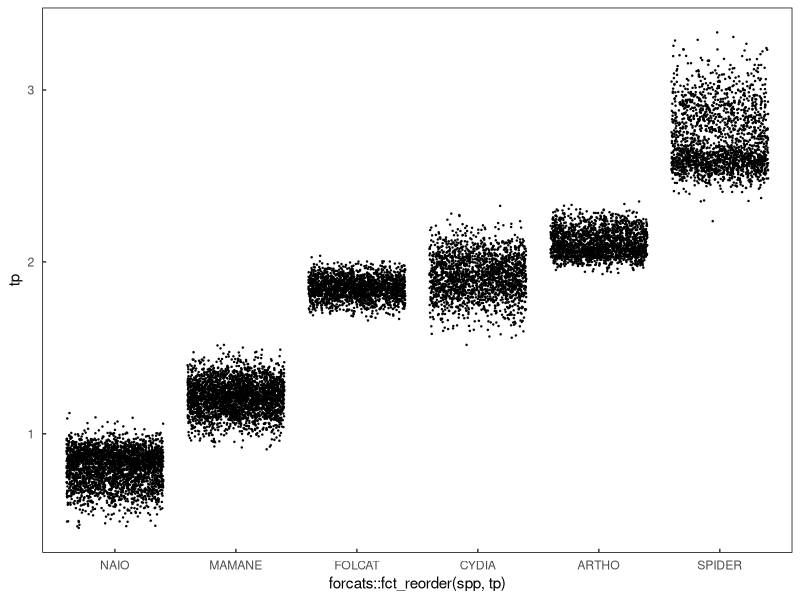
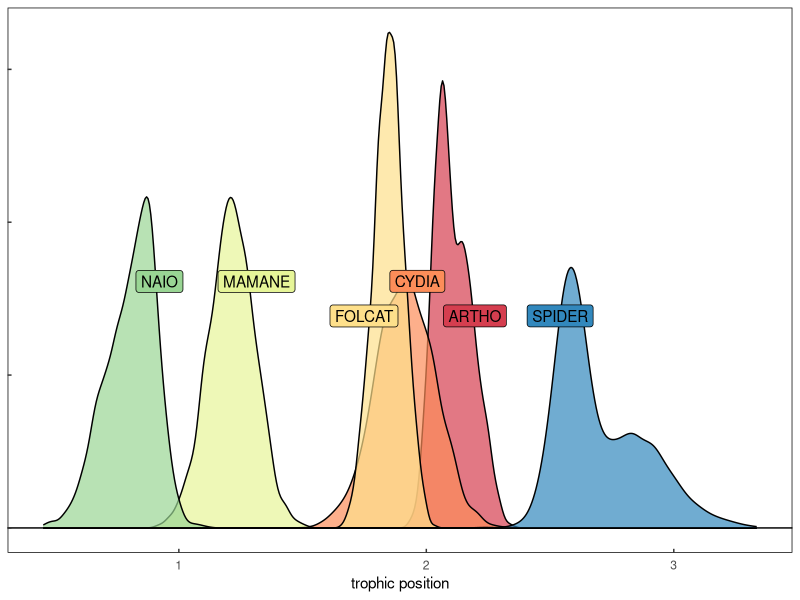
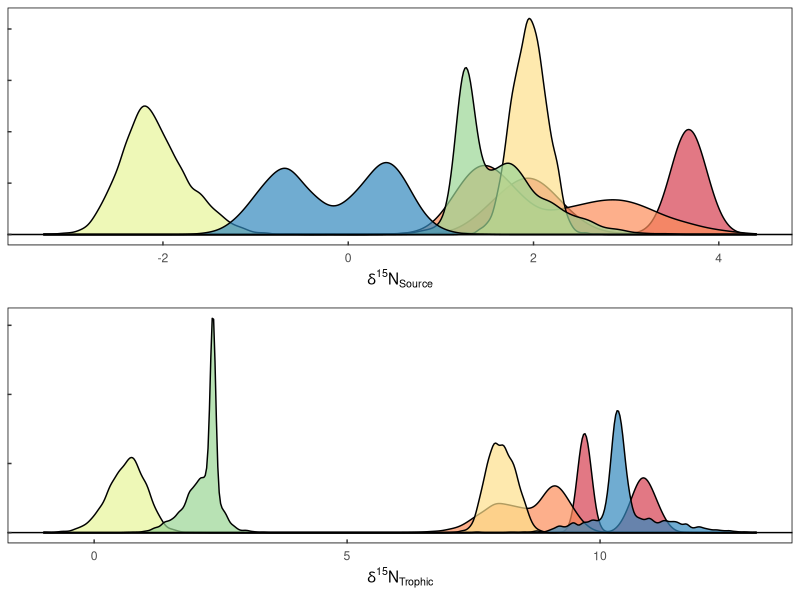
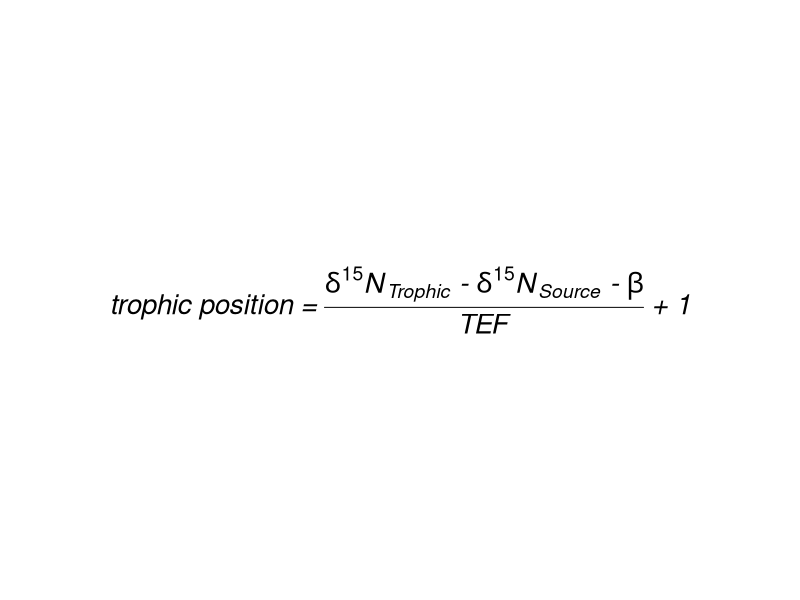
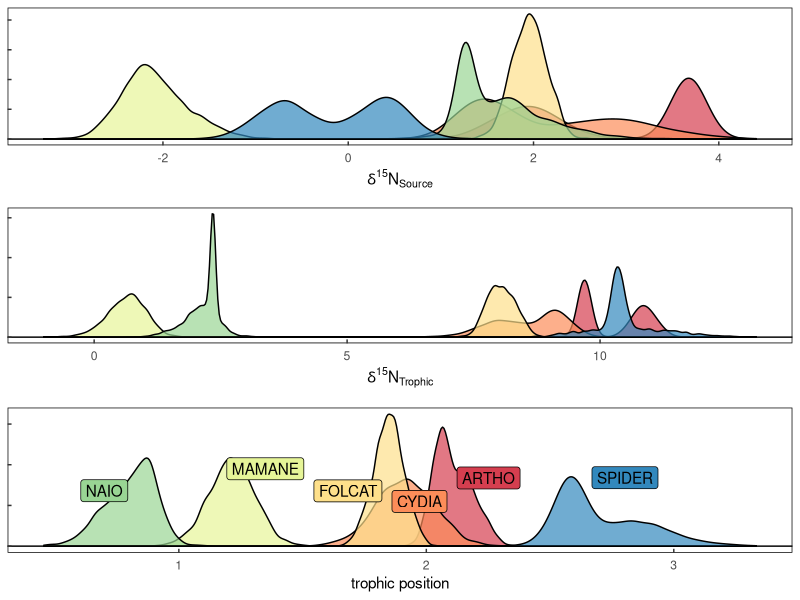
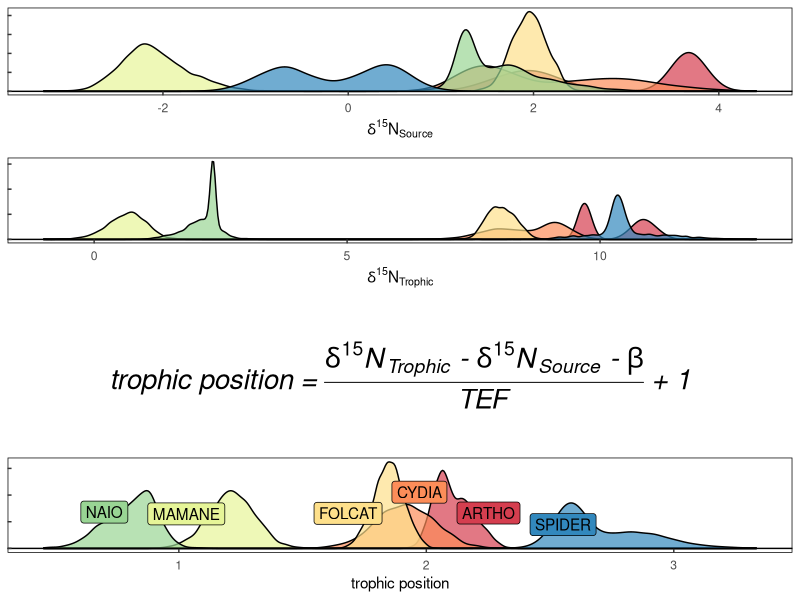
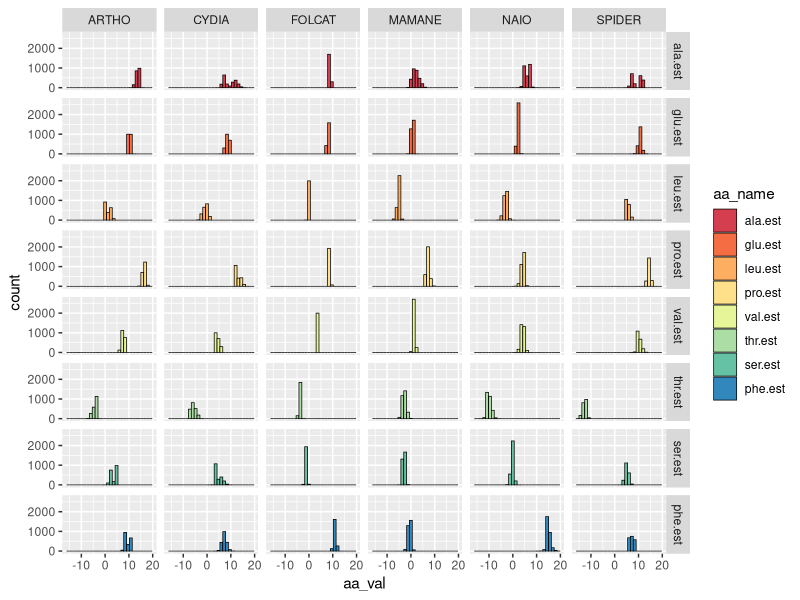
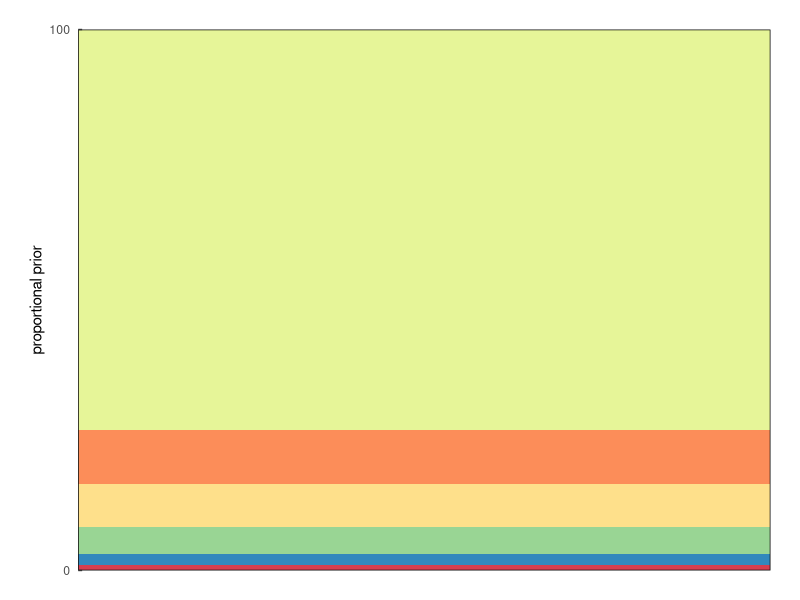

These charts were generated, in order, by the following R code:
library(tidyverse)
library(data.table)
library(ggbeeswarm)
library(ggrepel)

##############################
###  Custom ggPlot theme   ###
##############################
themeo <- ggplot2::theme_classic()+
  ggplot2::theme(strip.background = element_blank(),
                 axis.line = element_blank(),
                 axis.text.x = element_text(margin = margin( 0.2, unit = "cm")),
                 axis.text.y = element_text(margin = margin(c(1, 0.2), unit = "cm")),
                 axis.ticks.length=unit(-0.1, "cm"),
                 panel.border = element_rect(colour = "black", fill=NA, size=.5),
                 legend.title=element_blank(),
                 strip.text=element_text(hjust=0) )


# Read in prey item CSIA
data <- read.csv('data/palila_prey/palila_prey.csv')

# Beta calculation
# beta = difference between trophic acid and source acids in primary producers
# our primary producers are NAIO and MAMANE
data %>% 
  filter(value == "ave") %>% 
  filter(spp %in% c("NAIO","MAMANE")) %>% 
  select(
    # trophic AA
    glu, 
    # source AA
    phe,ser,thr, spp, ucdavis_id) %>% 
  group_by(spp) %>% 
  mutate(beta = glu - (phe+thr+ser) ) %>% 
  mutate(beta_mu = mean(beta) )


# #### # #### # #### # #### # #### 
# #### prey TL Estimation ####
# #### # #### # #### # #### # #### 
dataList = split(data, data$ucdavis_id) #split raw data up based on specimen ID

# Simulating additional observations given the SD defined in the lab results
# build function to generate 1000 TP estimates based on random draws from AA gaussian distributions
GetTP <- function(anID){
  
  num_of_draws = 1000
  
  # Chikaraishi standard is b = 8.4 TEF = 7.6
  # b =   2.1
  # TEF = 5.9
  
  # b below is derived from methods in Chikaraishi et al 2009, using difference between trp and src AAs in primary producers
  # Nielsen et al 2015 described multiple ways to derive TEF based on multiple AA data
  # we followed the guidance of both studies
  b =   1.6   
  TEF = 5.3
    
  # trophic amino acids
  ala.est<- rnorm(num_of_draws, mean = as.numeric(subset(anID, value == "ave", select = "ala")) , sd = as.numeric(subset(anID, value == "sd", select = "ala"))) # alanine
  glu.est<- rnorm(num_of_draws, mean = as.numeric(subset(anID, value == "ave", select = "glu")) , sd = as.numeric(subset(anID, value == "sd", select = "glu"))) # glutamic acid
  leu.est<- rnorm(num_of_draws, mean = as.numeric(subset(anID, value == "ave", select = "leu")) , sd = as.numeric(subset(anID, value == "sd", select = "leu"))) # leucine
  pro.est<- rnorm(num_of_draws, mean = as.numeric(subset(anID, value == "ave", select = "pro")) , sd = as.numeric(subset(anID, value == "sd", select = "pro"))) # pro
  val.est<- rnorm(num_of_draws, mean = as.numeric(subset(anID, value == "ave", select = "val")) , sd = as.numeric(subset(anID, value == "sd", select = "val"))) # v
  
  # source amino acids
  thr.est<- rnorm(num_of_draws, mean = as.numeric(subset(anID, value == "ave", select = "thr")) , sd = as.numeric(subset(anID, value == "sd", select = "thr"))) # ser
  ser.est<- rnorm(num_of_draws, mean = as.numeric(subset(anID, value == "ave", select = "ser")) , sd = as.numeric(subset(anID, value == "sd", select = "ser"))) # ser
  phe.est<- rnorm(num_of_draws, mean = as.numeric(subset(anID, value == "ave", select = "phe")) , sd = as.numeric(subset(anID, value == "sd", select = "phe"))) # ser
  
  TPforID <- (((((glu.est)/1)) - ((thr.est+ser.est+phe.est)/3) - b)/TEF ) + 1  # function to estimate TP via source and trophic AA with constants 
  
  return(TPforID)
}


TPforID_all = lapply(dataList, GetTP )          # apply that function to each specimen
TPforID_all = reshape2::melt(TPforID_all)       # melt that dataframe
TPforID_all$L1 <- as.factor(TPforID_all$L1)                              
setnames(TPforID_all, old=c("L1","value"), new=c("ucdavis_id", "tp"))
data<-subset(data, value == "ave")
total<-merge(data,TPforID_all, by="ucdavis_id")

# jitterplot of TL estimates
ggplot(total, aes(x = forcats::fct_reorder(spp, tp), y = tp))+
  geom_point(size = .2, position = "jitter")+
  themeo 

#####################################
# Plotting amino acid density plots #
#####################################

density<-ggplot(data = total, aes(group = spp, x = tp, fill = spp, color = spp))+
  #geom_rect(xmin = -Inf, xmax = Inf, ymin = 0, ymax = 1, fill = 'dark green', alpha = .5)+
  
  geom_density(show.legend = F, alpha = .7, color = "black")+
  #geom_rug(alpha = .05,show.legend = F)+
  geom_hline(yintercept = 0, color = "black", size = .5)+
  geom_label_repel(data = total %>% dplyr::group_by(spp) %>% dplyr::summarise(median = median(tp)) , aes( x = median,y = 3, label = spp), color = "black",show.legend = F)+
  
  scale_fill_brewer(palette = "Spectral")+
  #scale_fill_manual(values = c("#908837","#8c5b2c","#cdb768","#8aa13e","#ab6129","#8f7752"))+
  #scale_color_manual(values = c("#908837","#8c5b2c","#cdb768","#8aa13e","#ab6129","#8f7752"))+
  themeo+
  theme(axis.title.y = element_blank(),
        axis.text.y = element_blank())+
  xlab("trophic position")

density


# density<-ggplot(data = total, aes(group = spp, x = tp, fill = spp), color = "black")+
#   geom_density(aes(x = tp + .01),show.legend = F, kernel = "gaussian", alpha = .5, fill = "black", color = NA)+
#   geom_density(show.legend = F, kernel = "gaussian", alpha = .7)+
#   #geom_rug(aes(color = spp),alpha = .05,show.legend = F)+
#   geom_hline(yintercept = 0, color = "black", size = .5)+
#   geom_label_repel(data = total %>% dplyr::group_by(spp) %>% dplyr::summarise(median = median(tp)) , aes( x = median,y = 3, label = spp), color = "black",show.legend = F)+
#   #scale_fill_brewer(palette = "Dark2")+
#   scale_fill_manual(values = c("#908837","#8c5b2c","#cdb768","#8aa13e","#ab6129","#8f7752"))+
#   scale_color_manual(values = c("#908837","#8c5b2c","#cdb768","#8aa13e","#ab6129","#8f7752"))+
#   themeo
# density


source_csv <- total %>% dplyr::group_by(spp) %>% dplyr::summarise(MeanTL = mean(tp), SDTL = sd(tp), n = 1000)
#write.csv(source_csv, "./data/mixing model/source_data.csv", row.names = F)

# discr data
disc_data <- data.frame( Sources = unique(source_csv$spp), MeanTL = 1, SDTL = 0)
# write.csv(disc_data, "./data/mixing model/discrimination_data.csv", row.names = F)


# # merge NAIO/MAMANE, CYDIA/FOLCAT, ARTHO/SPIDER
CYDIA_ARTHO_FOLCAT <- source_csv %>% filter(spp %in% c('CYDIA', 'ARTHO', "FOLCAT")) %>% summarise(spp = 'CYDIA_ARTHO_FOLCAT', MeanTL = mean(MeanTL), SDTL = mean(SDTL), n = 1000)
MAMANE_NAIO <- source_csv %>% filter(spp %in% c('MAMANE', 'NAIO')) %>% summarise(spp = 'MAMANE_NAIO', MeanTL = mean(MeanTL), SDTL = mean(SDTL), n = 1000)
SPIDER <- source_csv %>% filter(spp %in% c('SPIDER')) %>% summarise(spp = 'SPIDER', MeanTL = mean(MeanTL), SDTL = mean(SDTL), n = 1000)

# group_source <- rbind(CYDIA_ARTHO_FOLCAT,MAMANE_NAIO,SPIDER)
# #write.csv(group_source, "./data/mixing model/source_data.csv", row.names = F)
#
# # discr data
# disc_data <- data.frame( Sources = unique(group_source$spp), MeanTL = 1, SDTL = 0)
# # write.csv(disc_data, "./data/mixing model/discrimination_data.csv", row.names = F)
#


########  ########  ########  ########  ########  ########  ########  ########  ########  ########  ########  ########  ########  
# Script utilized to develop Figure 2, fully run Fig2_part1.R prior to running this script. Do not clear the environment.
########  ########  ########  ########  ########  ########  ########  ########  ########  ########  ########  ########  ########  

library(gridExtra)

data <- read.csv('data/palila_prey/palila_prey.csv')
# Simulating additional observations given the SD defined in the lab results
dataList = split(data, data$ucdavis_id) #split raw data up based on specimen ID
  
  #build function to generate 1000 TP estimates based on random draws from AA gaussian distributions
  GetTP <- function(anID){
    
    num_of_draws = 1000

    # trophic amino acids
    ala.est<- rnorm(num_of_draws, mean = as.numeric(subset(anID, value == "ave", select = "ala")) , sd = as.numeric(subset(anID, value == "sd", select = "ala"))) # alanine
    glu.est<- rnorm(num_of_draws, mean = as.numeric(subset(anID, value == "ave", select = "glu")) , sd = as.numeric(subset(anID, value == "sd", select = "glu"))) # glutamic acid
    leu.est<- rnorm(num_of_draws, mean = as.numeric(subset(anID, value == "ave", select = "leu")) , sd = as.numeric(subset(anID, value == "sd", select = "leu"))) # leucine
    pro.est<- rnorm(num_of_draws, mean = as.numeric(subset(anID, value == "ave", select = "pro")) , sd = as.numeric(subset(anID, value == "sd", select = "pro"))) # pro
    val.est<- rnorm(num_of_draws, mean = as.numeric(subset(anID, value == "ave", select = "val")) , sd = as.numeric(subset(anID, value == "sd", select = "val"))) # v
    
    # source amino acids
    thr.est<- rnorm(num_of_draws, mean = as.numeric(subset(anID, value == "ave", select = "thr")) , sd = as.numeric(subset(anID, value == "sd", select = "thr"))) # ser
    ser.est<- rnorm(num_of_draws, mean = as.numeric(subset(anID, value == "ave", select = "ser")) , sd = as.numeric(subset(anID, value == "sd", select = "ser"))) # ser
    phe.est<- rnorm(num_of_draws, mean = as.numeric(subset(anID, value == "ave", select = "phe")) , sd = as.numeric(subset(anID, value == "sd", select = "phe"))) # ser
    
    TPforID <- cbind(ala.est,glu.est,leu.est,pro.est,val.est,thr.est,ser.est,phe.est)

    return(TPforID)
  }


TPforID_all = lapply(dataList, GetTP )          # apply that function to each specimen
TPforID_all = reshape2::melt(TPforID_all)       # melt that dataframe
TPforID_all$L1 <- as.factor(TPforID_all$L1)                              
setnames(TPforID_all, old=c("L1","value","Var2","Var1"), new=c("ucdavis_id", "aa_val","aa_name","draw_num"))
data <- data %>% filter(value == "ave") %>% select(ucdavis_id,spp)
total<-merge(data,TPforID_all, by="ucdavis_id")


# source acids
source_AAs <- total %>% 
  filter(aa_name %in% c("phe.est","thr.est","ser.est")) %>% 
  spread(aa_name,aa_val) %>% 
  mutate(source_mean = (thr.est + ser.est + phe.est) /3 ) %>% 
  ggplot() +
  geom_density(aes(x = source_mean, fill = spp), alpha = .7, show.legend = F)+
  geom_hline(yintercept = 0, color = "black", size = .5)+
  scale_fill_brewer(palette = "Spectral")+
  themeo+
  theme(axis.title.y = element_blank(),
        axis.text.y = element_blank())+
  xlab(expression(paste(delta^15,"N"["Source"]) ) )


# trophic acids
trophic_AAs <- total %>% 
  filter(aa_name %in% c( "glu.est")) %>% 
  spread(aa_name,aa_val) %>% 
  mutate(trophicAA_mean = (glu.est)) %>% 
  ggplot() +
  geom_density(aes(x = trophicAA_mean, fill = spp), alpha = .7, show.legend = F)+
  geom_hline(yintercept = 0, color = "black", size = .5)+
  scale_fill_brewer(palette = "Spectral")+
  scale_color_brewer(palette = "Spectral")+
  themeo+
  theme(axis.title.y = element_blank(),
        axis.text.y = element_blank())+
  xlab(expression(paste(delta^15,"N"["Trophic"]) ) )

grid.arrange(source_AAs, trophic_AAs)

# formula build
formula_t<-ggplot()+
  geom_blank()+
  annotate('text', x = 0, y = 0, 
           label =  expression(italic(paste("trophic position = ", frac(paste( delta^15,"N"["Trophic"], " - " ,delta^15,"N"["Source"], " - ", beta), "TEF"  ), " + 1"  ) )  ),
           parse = TRUE,size=7)+
  coord_cartesian(xlim = c(-5,5), ylim = c(-5,5))+
  theme_void()
formula_t

## OSM plot for individual AA SIA values for each prey item
# density is pulled from the prey_TL.R script
grid.arrange(source_AAs, trophic_AAs, density)
grid.arrange(source_AAs, trophic_AAs, formula_t, density, ncol = 1)

total %>% 
  ggplot(aes(x = aa_val, fill = aa_name))+
    geom_histogram(color = "black", size = .25) +
    scale_fill_brewer(palette = "Spectral")+
    facet_grid(aa_name ~ spp)



          # "ARTHO"  "CYDIA"  "FOLCAT" "MAMANE" "NAIO"   "SPIDER"
TP_prior <- c(1,      10,        8,         74,      5,      2)

## plot of dietary proportion prior bar stack plot, Figure 2j
prop_plot <- data.frame(prop = c(1,10,8,74,5,2), spp = c("ARTHO","CYDIA", "FOLCAT", "MAMANE", "NAIO" , "SPIDER")) %>% 
  ggplot()+
  geom_bar(aes(x = 1, fill = fct_reorder(spp, prop, .desc = T), y = prop), stat = "identity",show.legend = F)+
  #geom_bar(aes(x = 1, fill = spp, y = prop), stat = "identity")+
  
  scale_fill_manual(values = c("#E6F598", "#FC8D59", "#FEE08B", "#99D594","#3288BD", "#D53E4F"))+
  xlab("prey item")+
  themeo+
  scale_y_continuous(expand = c(0,0), breaks = c(0,100))+
  scale_x_continuous(expand = c(0,0))+
  theme(legend.title = element_blank(),
        panel.border = element_rect(colour = "black", fill=NA, size=.5),
        plot.margin = unit(c(.75,.75,.75,.75), "cm"),
        axis.title.x = element_blank(),
        axis.text.x = element_blank(),
        axis.ticks.x = element_blank())+
  ylab("proportional prior")
prop_plot 

grid.arrange(source_AAs, trophic_AAs, formula_t, density, prop_plot,
             
             
             layout_matrix = as.matrix( rbind(
               c(1,1,1,1,1,5),
               c(2,2,2,2,2,5),
               c(3,3,3,3,3,5),
               c(4,4,4,4,4,5)
                  )
             )
)





